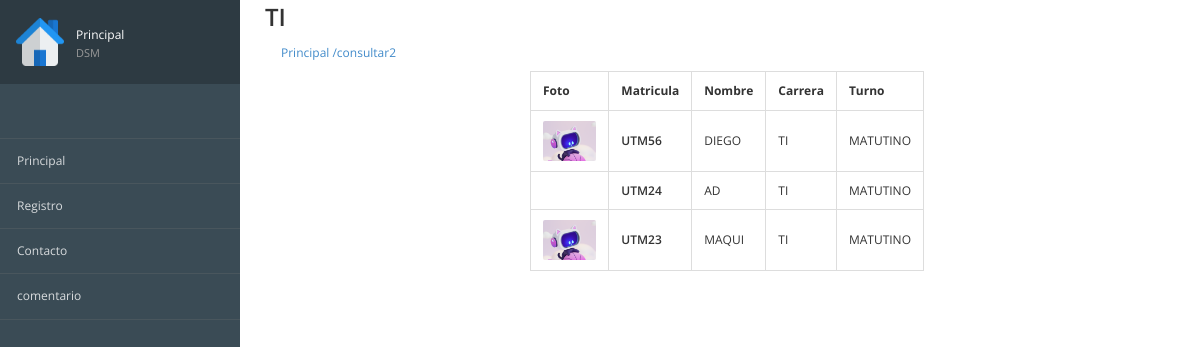
/consultar2, run on the app's committed database.
### registros/models.py (models this page shows, shortened)
class Alumnos (models.Model): #Define la estructura de nuetra tabla
    matricula= models.CharField(max_length=12,verbose_name="Mat")
    nombre= models.TextField() #Texto Largo
    carrera=models.TextField()
    turno=models.CharField(max_length=10)
    imagen=models.ImageField(null=True,upload_to="Fotos", verbose_name="Fotografia")
    created=models.DateTimeField(auto_now_add=True) #Fecha Tiempo
    updated=models.DateTimeField(auto_now_add=True)
    class  Meta:
        verbose_name="Alumno"
        verbose_name_plural="Alumnos"
        ordering=["-created"]

### registros/views.py (the view)
# urls.py: path("consultar2", views_registros.consultar2, name="consultar2"),
def consultar2(request):
    alumnos=Alumnos.objects.filter(carrera="TI").filter(turno="MATUTINO")
    return render(request, "registros/consultas.html",{'9B': alumnos})

### registros/Templates/registros/consultas.html (shortened to what this page needs)
{% extends "inicio/Encabezado.html" %}
{% block imagen%}
{% load static%}
{% static 'inicio/css/images/home.png'%}
{% endblock%}
{% block contenido %}
        <div class="page-content">
			<div class="page-header">
				<div class="page-title">
					<table class="table table-bordered table -striped">
						<thead>
							<tr>
								<th> Foto </th>
								<th> Matricula </th>
								<th> Nombre</th>
								<th> Carrera </th>
								<th> Turno </th>
							</tr>
						</thead>
						<tbody>
							{% for alumno in 9B %}
							<tr>
								<td class="text-center">
								<img src= "{{alumno.imagen.url}}" alt="" class="img-media">
								</td>
								<td class="text-semibold">{{alumno.matricula}} </td>
								<td class="muted"> {{alumno.nombre}}</td>
								<td class="muted">{{alumno.carrera}} </td>
								<td class="muted">{{alumno.turno}} </td>
							</tr>
							{% endfor %}
						</tbody>
					</table>
				</div>
			</div>
		</div>
{% endblock%}

### inicio/static/inicio/css/londinium-theme.css (style rules this page uses)
.panel-toolbar:after, .page-header:after, .header-bar-stats .page-stats li:after, .panel-heading:after { content: ""; display: table; clear: both; }
html { height: 100%; }
body { font-family: 'Open Sans', sans-serif; font-size: 12px; position: relative; min-height: 100%; }
.text-semibold { font-weight: 600; }
.img-media { height: 40px; border-radius: 2px; }
.page-header { padding: 0; margin: 0; position: relative; border: 0; }
.page-title { float: left; }
.table { margin-bottom: 0; }
.table > thead > tr > th { border-bottom-width: 1px; outline: 0; }
.table > thead > tr > th, .table > tbody > tr > th, .table > tfoot > tr > th, .table > thead > tr > td, .table > tbody > tr > td, .table > tfoot > tr > td { vertical-align: middle; padding: 10px 12px; }

### data on the page
Alumnos: imagen (picture), matricula "UTM56", nombre "DIEGO", carrera "TI", turno "MATUTINO"
Alumnos: matricula "UTM24", nombre "AD", carrera "TI", turno "MATUTINO"
Alumnos: imagen (picture), matricula "UTM23", nombre "MAQUI", carrera "TI", turno "MATUTINO"

### other printed values
{{ request.path }} "/consultar2"
